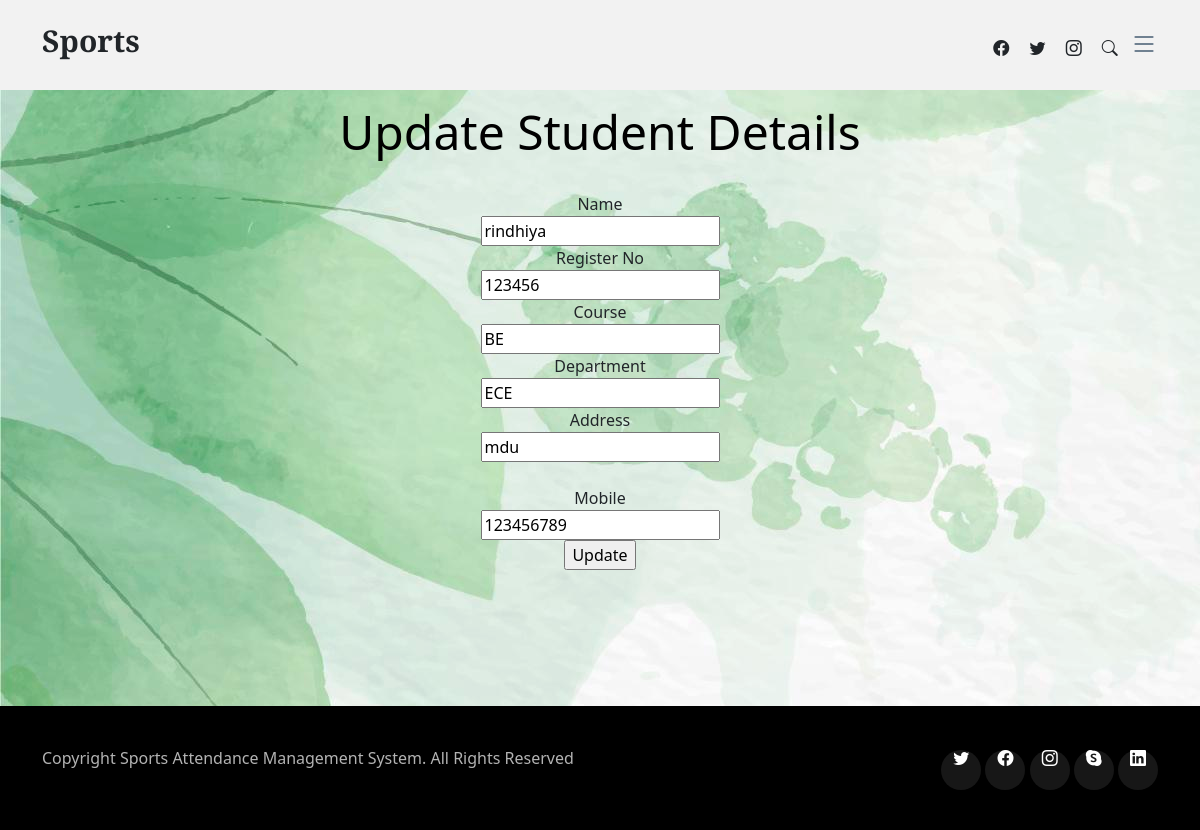
Page /update.php?select=1 on the committed database.
### tables this page shows
CREATE TABLE IF NOT EXISTS `student` (
  `id` int(50) NOT NULL AUTO_INCREMENT,
  `Name` varchar(50) NOT NULL,
  `Registernumber` varchar(50) NOT NULL,
  `Course` varchar(50) NOT NULL,
  `Department` varchar(50) NOT NULL,
  `Address` varchar(50) NOT NULL,
  `Mobile` varchar(50) NOT NULL,
  PRIMARY KEY (`id`)
);

### update.php (the view, shortened to what this page needs)
<?php
	include_once("style.php");
	include_once("adminheader.php");
?>
<?php
$query2 = "select * from student where id='".$_GET['select']."'";
			$result = mysql_query($query2);
			if(mysql_num_rows($result)){
			$row = mysql_fetch_assoc($result);
			}
?>
                       <div class="container">
<form action="" method="post" enctype="multipart/form-data" name="addroom">
<center>
<br>
<br>
<br>
<br>
<center><font color="black" size="8">Update Student Details </font></center>
  Name<br />
 <input name="name" type="text" value="<?php  echo $row['Name']; ?>" />
 <br />
Register No<br />
 <input name="regno" type="text"  value="<?php  echo $row['Registernumber']; ?>" />
 <br />
Course<br />
 <input name="cou" type="text" value="<?php  echo $row['Course']; ?>" class="ed" id="cou" />
 <br />
Department<br />
 <input name="dep" type="text" value="<?php  echo $row['Department']; ?>" />
 <br />
 Address<br />
 <input type="text" name="address" value="<?php  echo $row['Address']; ?>" class="ed"><br />
 Mobile<br />
 <input name="mob" type="text" class="ed" value="<?php  echo $row['Mobile']; ?>" id="DAT" />
<br>
  <input type="submit" name="submit" value="Update" id="button1" />
  <br>
 </center>
 </form>
</div>
<br>
<br>
<br>
<br>
<br>
<?php
	include_once("footer.php");
	?>

### assets/css/main.css (style rules this page uses)
body { color: rgba(var(--color-primary-rgb), 1); }

### update.php (style rules this page uses)
body { background-image: url("image.jpg"); }

### rows in the picture
student: name "rindhiya", regno "123456", cou "BE", dep "ECE", address "mdu", mob "123456789"
